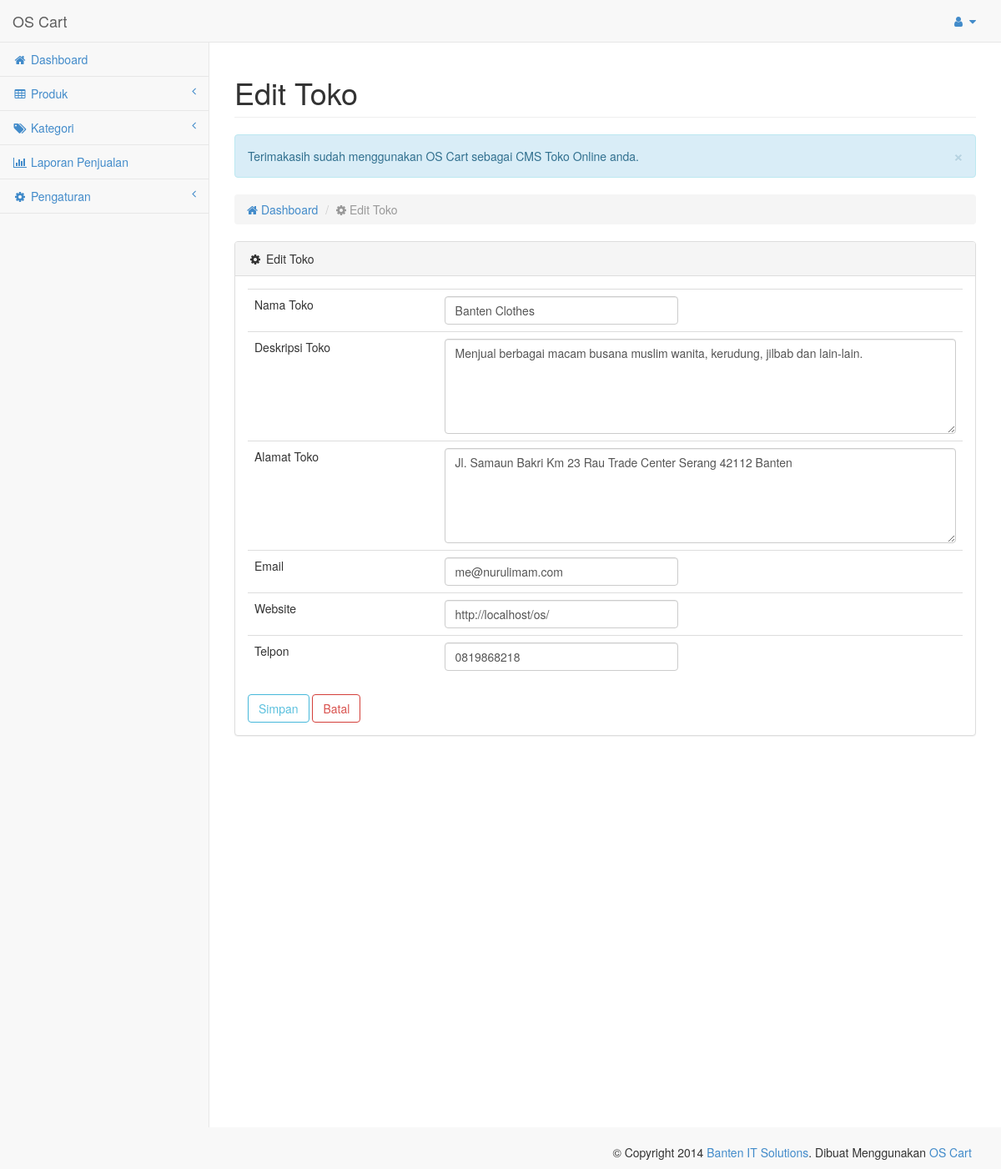
/os-admin/admin.php?pengaturan=toko-online&aksi=edit-toko&id=1 (signed in), run on the app's committed database.
### tables this page shows
CREATE TABLE IF NOT EXISTS `os_pengaturan` (
  `id` int(5) NOT NULL AUTO_INCREMENT,
  `nama_toko` varchar(40) NOT NULL,
  `desk_toko` text NOT NULL,
  `alamat_toko` text NOT NULL,
  `email_toko` varchar(30) NOT NULL,
  `telp_toko` varchar(30) NOT NULL,
  `url_toko` varchar(20) NOT NULL,
  `akun_fb` varchar(50) NOT NULL,
  `akun_tw` varchar(50) NOT NULL,
  `akun_li` varchar(50) NOT NULL,
  `akun_yt` varchar(50) NOT NULL,
  `akun_gh` varchar(50) NOT NULL,
  `akun_bg` varchar(50) NOT NULL,
  PRIMARY KEY (`id`)
);

### os-admin/sys/pengaturan.php (the view, shortened to what this page needs)
<?php
switch($_GET[aksi]){
  case"edit-toko":
  $edit = mysql_query("SELECT * FROM os_pengaturan WHERE id='$_GET[id]'");
  $ambildata = mysql_fetch_array($edit);
    echo"
        <div id='page-wrapper'>
            <div class='row'>
            <div class='col-lg-12'>
                            <h1 class='page-header'>Edit Toko</h1>
                            <div class='alert alert-info alert-dismissable'>
                                <button type='button' class='close' data-dismiss='alert' aria-hidden='true'>&times;</button>Terimakasih sudah menggunakan OS Cart sebagai CMS Toko Online anda.
                            </div>
            <ol class='breadcrumb'>
              <li><a href='admin.php'><i class='fa fa-home'></i> Dashboard</a></li>
              <li class='active'><i class='fa fa-cog'></i> Edit Toko</li>
            </ol>
            </div>
            </div>
            <div class='row'>
                <div class='col-lg-12'>
                    <div class='panel panel-default'>
                        <div class='panel-heading'>
                            <i class='fa fa-cog fa-fw'></i> Edit Toko
                        </div>
                        <div class='panel-body'>
                            <div class='table-responsive'>
                            <form method='POST' enctype='multipart/form-data' action='aksi.php?pengaturan=toko-online&aksi=update'>
                                <input type='hidden' name='id' value='$ambildata[id]'>
                                <table class='table'>
                                  <tr>
                                  <td>Nama Toko</td>
                                  <td><input type='text' name='nama_toko' style='width:280px' value='$ambildata[nama_toko]' class='form-control'></td>
                                  </tr>
                                  <tr>
                                  <td>Deskripsi Toko</td>
                                  <td><textarea name='desk_toko' rows='5' class='form-control'>$ambildata[desk_toko]</textarea></td>
                                      </tr>
                                  <tr>
                                  <td>Alamat Toko</td>
                                  <td><textarea name='alamat_toko' rows='5' class='form-control'>$ambildata[alamat_toko]</textarea></td>
                                      </tr>
                                  <tr>
                                  <td>Email</td>
                                  <td><input type='text' name='email_toko' style='width:280px' class='form-control' value='$ambildata[email_toko]'></td>
                                  </tr>
                                  <tr>
                                  <td>Website</td>
                                  <td><input type='text' name='url_toko' style='width:280px' class='form-control' value='$ambildata[url_toko]'></td>
                                  </tr>
                                  <tr>
                                  <td>Telpon</td>
                                  <td><input type='text' name='telp_toko' style='width:280px' class='form-control' value='$ambildata[telp_toko]'></td>
                                  </tr>
                                      </table>
                                        <input type='submit' class='btn btn-outline btn-info' name='submit' value='Simpan' />
                                        <input type='button' class='btn btn-outline btn-danger' value='Batal' onClick=self.history.back()>
                            </form>";
                           echo ' </div>
                        </div>
                    </div>
                </div>
            </div>
        </div>
        ';
  break;
}
?>

### os-media/theme/admin/css/sb-admin.css (style rules this page uses)
body { background-color: #f8f8f8; }
#page-wrapper { padding: 0 15px; min-height: 568px; background-color: #fff; }
@media (min-width:768px) { #page-wrapper { position: inherit; margin: 0 0 0 250px; padding: 0 30px; min-height: 1300px; border-left: 1px solid #e7e7e7; } }
.btn-outline { color: inherit; background-color: transparent; transition: all .5s; }
.btn-info.btn-outline { color: #5bc0de; }
.btn-danger.btn-outline { color: #d9534f; }

### data on the page
os_pengaturan: nama_toko "Banten Clothes", desk_toko "Menjual berbagai macam busana muslim wanita, kerudung, jilbab dan lain-lain.", alamat_toko "Jl. Samaun Bakri Km 23 Rau Trade Center Serang 42112 Banten", email_toko "me@nurulimam.com", url_toko "http://localhost/os/", telp_toko "0819868218"
